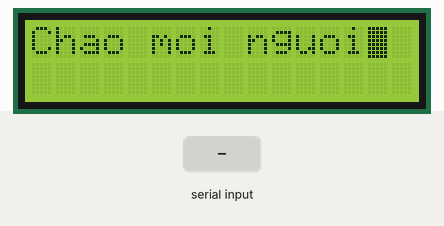
Recording of a sketch running on a simulated Arduino Uno, built with avr-gcc and run on an emulated ATmega328P. On the bench: 16×2 character LCD. Inputs (shaded band) come from the test bench. What the sketch prints to the serial monitor is not drawn.

Above: at 1.2 s.
1.3 s: "1" received over the second serial link
At 3.0 s:
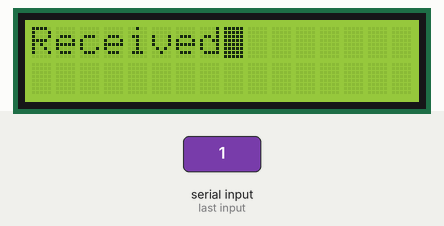
Timing chart, 0 to 4.5 s (numbered marks = the images above; inputs shaded):
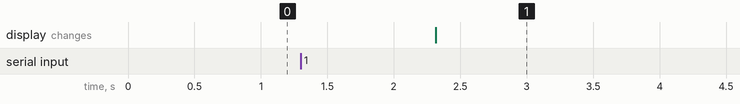

Measured:
- after the input at 1.3 s, the display: changes after 1.0 s (image 1)

The sketch:

communication.ino
```cpp
#include <SoftwareSerial.h>
#include <LiquidCrystal_I2C.h>
#include <wire.h>
SoftwareSerial mySerial(8, 9); // TX, RX

LiquidCrystal_I2C lcd(0x27, 16, 2);

void setup() {
  lcd.init();
  lcd.backlight();  // turn on light LCD
  lcd.blink();
  Serial.begin(19200);
  mySerial.begin(19200);

  lcd.setCursor(0,0);
  lcd.print("Chao moi nguoi");


}

void loop() {
    unsigned int j;
   if (mySerial.available() > 0) {
    String input = mySerial.readString();
    Serial.println(input);
     if (input != "0")
    {

      mySerial.println("Received");
      lcd.clear();
      lcd.print("Received");
    }


  }
}
```
